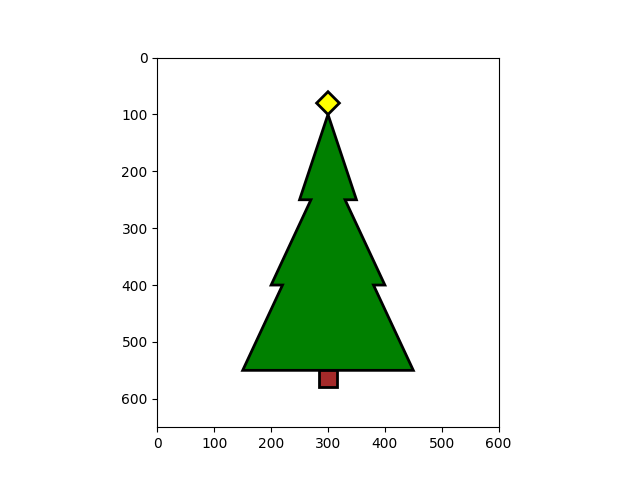

Write the Python code that produced this figure.
import matplotlib.pyplot as plt
from matplotlib.path import Path
from matplotlib.patches import PathPatch

# Create the Star
s_vertices = [
    (300, 100),  # A
    (280, 80),  # B
    (300, 60),  # C
    (320, 80),  # D
    (300, 100),  # A
]

s_codes = [
    Path.MOVETO,  # A
    Path.LINETO,  # B
    Path.LINETO,  # C
    Path.LINETO,  # D
    Path.CLOSEPOLY,  # A
]

s_path = Path(s_vertices, s_codes)
s_path_patch = PathPatch(s_path, facecolor="yellow", edgecolor="black", lw=2)

t_vertices = [
    (300, 100),  # A
    (250, 250),  # B
    (270, 250),  # C
    (200, 400),  # D
    (220, 400),  # E
    (150, 550),  # F
    (450, 550),  # G
    (380, 400),  # H
    (400, 400),  # I
    (330, 250),  # J
    (350, 250),  # K
    (300, 100),  # A
]

t_codes = [
    Path.MOVETO,  # A
    Path.LINETO,  # B
    Path.LINETO,  # C
    Path.LINETO,  # D
    Path.LINETO,  # E
    Path.LINETO,  # F
    Path.LINETO,  # G
    Path.LINETO,  # H
    Path.LINETO,  # I
    Path.LINETO,  # J
    Path.LINETO,  # K
    Path.CLOSEPOLY,  # A
]

t_path = Path(t_vertices, t_codes)
t_path_patch = PathPatch(t_path, facecolor="green", edgecolor="black", lw=2)

b_vertices = [
    (285, 550),  # A
    (285, 580),  # B
    (315, 580),  # C
    (315, 550),  # D
    (285, 550),  # A
]

b_codes = [
    Path.MOVETO,  # A
    Path.LINETO,  # B
    Path.LINETO,  # C
    Path.LINETO,  # D
    Path.CLOSEPOLY,  # A
]

b_path = Path(b_vertices, b_codes)
b_path_patch = PathPatch(b_path, facecolor="brown", edgecolor="black", lw=2)

# Plot the image
fig, ax = plt.subplots()
ax.add_patch(s_path_patch)
ax.add_patch(t_path_patch)
ax.add_patch(b_path_patch)
ax.set_xlim(0, 600)
ax.set_ylim(0, 650)
ax.set_aspect(1)
plt.gca().invert_yaxis()
# plt.show()
plt.savefig("mp2/03_ChristmasTree_GeneralPath.png")
